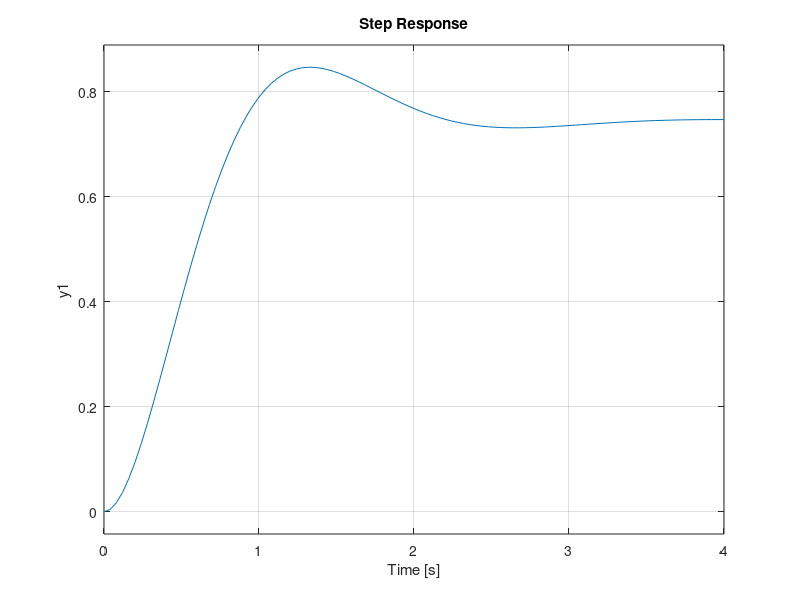

Recreate this plot in MATLAB. (Note: this script raises an error after producing the figure.)
%%
%b)

s=tf('s');

k=5.8431;
Gs=1/((s+1)*(s+2));

Ts=feedback(k*Gs,1);

step(Ts)

%%
%c)

k1=[1 2 5 10]; %diferentes k 

for i=1:length(k)
Es(i)=1/(1+k1(i)*Gs);  %Expressao erro

subplot(2,2,i)
step(Es(i))         %Resposta do erro ao degrau unitario

EsFinal(i)=2/(2+k1(i)) %confirmar que os valores do erro finais sao os
                       %correspondentes aos valores do erro no regime 
                       %estacionario 
end
